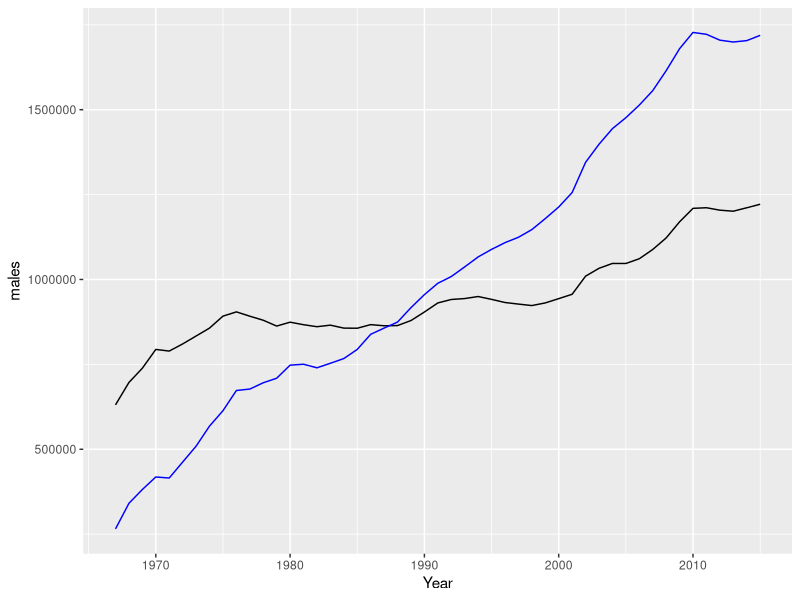
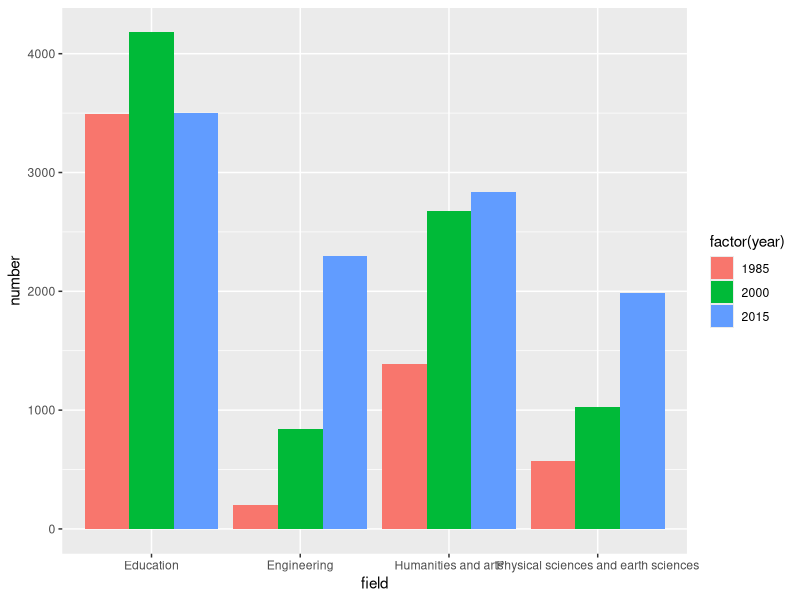

R code for these plots, in order:
## ---- chunk 1
knitr::opts_chunk$set(echo = TRUE)
## ---- chunk 2
#load packages
library(tidyverse)
## ---- chunk 3
#load files

faculty_salary <- read_csv("Faculty_salary.csv")
enrollment <- read_csv("grad_enrollment.csv")
phd_field <- read_csv("phd_by_field.csv")
phd_salary <- read_csv("phd_median_salary.csv")


## ---- chunk 4
#part 1

enrollment_graph <- ggplot(enrollment, aes(x = Year)) +
  geom_line(aes(y = males)) +
  geom_line(aes(y = females), color = "blue")
enrollment_graph

#next step: what kind of stats to perform?


## ---- chunk 5
#part 2 Shifts in female PhD recipients by field (1985, 2000, and 2015).

female_recieve <- phd_field %>% 
  filter(year %in% c("1985", "2000", "2015"),
         sex == "female",
         field %in% c("Physical sciences and earth sciences", "Engineering", "Education", "Humanities and arts")) %>% 
  select(1:4)

female_col <- ggplot(female_recieve, aes(field, number, fill = factor(year))) +
  geom_bar(stat="identity", position="dodge")
female_col

## ---- chunk 6
#PART 3 Male and female salaries for starting postdoctoral and other employment positions (2015).
#Compare median salaries for male and female doctorate recipients in 2015. Answer these two questions:
#Does median salary differ significantly between male and female starting postdoc positions? 
#Does median salary differ significantly between male and female PhD recipients in non-postdoc employment positions?
